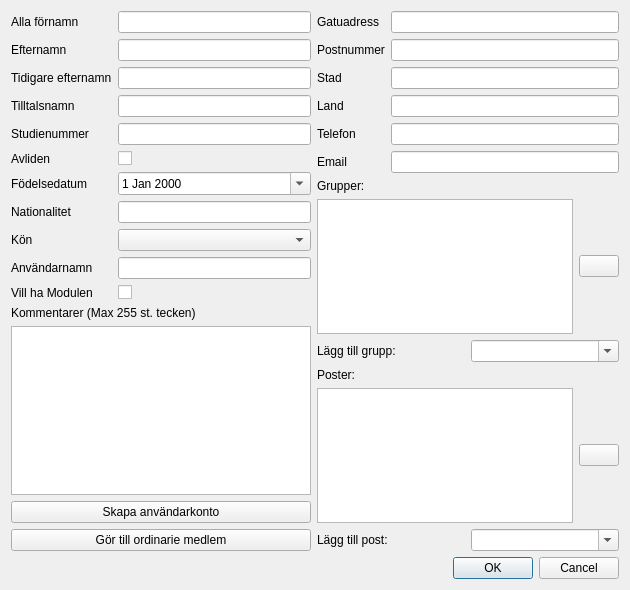
<?xml version="1.0" encoding="UTF-8"?>
<ui version="4.0">
 <class>Dialog</class>
 <widget class="QDialog" name="Dialog">
  <property name="geometry">
   <rect>
    <x>0</x>
    <y>0</y>
    <width>630</width>
    <height>590</height>
   </rect>
  </property>
  <property name="windowTitle">
   <string>Dialog</string>
  </property>
  <layout class="QGridLayout" name="gridLayout">
   <item row="0" column="0">
    <layout class="QHBoxLayout" name="horizontalLayout">
     <item>
      <layout class="QVBoxLayout" name="verticalLayout">
       <item>
        <layout class="QFormLayout" name="formLayout_2">
         <property name="fieldGrowthPolicy">
          <enum>QFormLayout::AllNonFixedFieldsGrow</enum>
         </property>
         <item row="0" column="0">
          <widget class="QLabel" name="allaFornamnLabel">
           <property name="text">
            <string>Alla förnamn</string>
           </property>
           <property name="buddy">
            <cstring>givenNames_fld</cstring>
           </property>
          </widget>
         </item>
         <item row="0" column="1">
          <widget class="QLineEdit" name="givenNames_fld"/>
         </item>
         <item row="1" column="0">
          <widget class="QLabel" name="efternamnLabel">
           <property name="text">
            <string>Efternamn</string>
           </property>
           <property name="buddy">
            <cstring>surName_fld</cstring>
           </property>
          </widget>
         </item>
         <item row="1" column="1">
          <widget class="QLineEdit" name="surName_fld"/>
         </item>
         <item row="2" column="0">
          <widget class="QLabel" name="tidigareEfternamnLabel">
           <property name="text">
            <string>Tidigare efternamn</string>
           </property>
           <property name="buddy">
            <cstring>maidenName_fld</cstring>
           </property>
          </widget>
         </item>
         <item row="2" column="1">
          <widget class="QLineEdit" name="maidenName_fld"/>
         </item>
         <item row="3" column="0">
          <widget class="QLabel" name="tilltalsnamnLabel">
           <property name="text">
            <string>Tilltalsnamn</string>
           </property>
           <property name="buddy">
            <cstring>preferredName_fld</cstring>
           </property>
          </widget>
         </item>
         <item row="3" column="1">
          <widget class="QLineEdit" name="preferredName_fld"/>
         </item>
         <item row="4" column="0">
          <widget class="QLabel" name="studienummerLabel">
           <property name="text">
            <string>Studienummer</string>
           </property>
           <property name="buddy">
            <cstring>studentId_fld</cstring>
           </property>
          </widget>
         </item>
         <item row="4" column="1">
          <widget class="QLineEdit" name="studentId_fld"/>
         </item>
         <item row="5" column="0">
          <widget class="QLabel" name="avlidenLabel">
           <property name="text">
            <string>Avliden</string>
           </property>
           <property name="buddy">
            <cstring>dead_fld</cstring>
           </property>
          </widget>
         </item>
         <item row="5" column="1">
          <widget class="QCheckBox" name="dead_fld"/>
         </item>
         <item row="6" column="0">
          <widget class="QLabel" name="fDelsedatumLabel">
           <property name="text">
            <string>Födelsedatum</string>
           </property>
           <property name="buddy">
            <cstring>birthDate_fld</cstring>
           </property>
          </widget>
         </item>
         <item row="6" column="1">
          <widget class="QDateEdit" name="birthDate_fld">
           <property name="calendarPopup">
            <bool>true</bool>
           </property>
          </widget>
         </item>
         <item row="7" column="0">
          <widget class="QLabel" name="nationalitetLabel">
           <property name="text">
            <string>Nationalitet</string>
           </property>
           <property name="buddy">
            <cstring>nationality_fld</cstring>
           </property>
          </widget>
         </item>
         <item row="7" column="1">
          <widget class="QLineEdit" name="nationality_fld"/>
         </item>
         <item row="8" column="0">
          <widget class="QLabel" name="kNLabel">
           <property name="text">
            <string>Kön</string>
           </property>
           <property name="buddy">
            <cstring>gender_fld</cstring>
           </property>
          </widget>
         </item>
         <item row="8" column="1">
          <widget class="QComboBox" name="gender_fld"/>
         </item>
         <item row="9" column="0">
          <widget class="QLabel" name="username_fldLabel">
           <property name="text">
            <string>Användarnamn</string>
           </property>
           <property name="buddy">
            <cstring>username_fld</cstring>
           </property>
          </widget>
         </item>
         <item row="9" column="1">
          <widget class="QLineEdit" name="username_fld"/>
         </item>
         <item row="10" column="0">
          <widget class="QLabel" name="subscribedToModulen_fld">
           <property name="text">
            <string>Vill ha Modulen</string>
           </property>
           <property name="buddy">
            <cstring>subscribedToModulen_fld_checkbox</cstring>
           </property>
          </widget>
         </item>
         <item row="10" column="1">
          <widget class="QCheckBox" name="subscribedToModulen_fld_checkbox"/>
         </item>
        </layout>
       </item>
       <item>
        <widget class="QLabel" name="notes_fldLabel">
         <property name="text">
          <string>Kommentarer (Max 255 st. tecken)</string>
         </property>
         <property name="buddy">
          <cstring>notes_fld</cstring>
         </property>
        </widget>
       </item>
       <item>
        <widget class="QPlainTextEdit" name="notes_fld"/>
       </item>
       <item>
        <widget class="QPushButton" name="createLDAPAccount">
         <property name="text">
          <string>Skapa användarkonto</string>
         </property>
        </widget>
       </item>
       <item>
        <widget class="QPushButton" name="makeOrdinaryMember">
         <property name="text">
          <string>Gör till ordinarie medlem</string>
         </property>
        </widget>
       </item>
      </layout>
     </item>
     <item>
      <layout class="QVBoxLayout" name="verticalLayout_2">
       <item>
        <layout class="QFormLayout" name="formLayout">
         <property name="fieldGrowthPolicy">
          <enum>QFormLayout::AllNonFixedFieldsGrow</enum>
         </property>
         <item row="0" column="0">
          <widget class="QLabel" name="gatuadressLabel">
           <property name="text">
            <string>Gatuadress</string>
           </property>
           <property name="buddy">
            <cstring>streetAddress_fld</cstring>
           </property>
          </widget>
         </item>
         <item row="0" column="1">
          <widget class="QLineEdit" name="streetAddress_fld"/>
         </item>
         <item row="1" column="0">
          <widget class="QLabel" name="postnummerLabel">
           <property name="text">
            <string>Postnummer</string>
           </property>
           <property name="buddy">
            <cstring>postalCode_fld</cstring>
           </property>
          </widget>
         </item>
         <item row="1" column="1">
          <widget class="QLineEdit" name="postalCode_fld"/>
         </item>
         <item row="2" column="0">
          <widget class="QLabel" name="stadLabel">
           <property name="text">
            <string>Stad</string>
           </property>
           <property name="buddy">
            <cstring>city_fld</cstring>
           </property>
          </widget>
         </item>
         <item row="2" column="1">
          <widget class="QLineEdit" name="city_fld"/>
         </item>
         <item row="3" column="0">
          <widget class="QLabel" name="landLabel">
           <property name="text">
            <string>Land</string>
           </property>
           <property name="buddy">
            <cstring>country_fld</cstring>
           </property>
          </widget>
         </item>
         <item row="3" column="1">
          <widget class="QLineEdit" name="country_fld"/>
         </item>
         <item row="4" column="0">
          <widget class="QLabel" name="telefonLabel">
           <property name="text">
            <string>Telefon</string>
           </property>
           <property name="buddy">
            <cstring>phone_fld</cstring>
           </property>
          </widget>
         </item>
         <item row="4" column="1">
          <widget class="QLineEdit" name="phone_fld"/>
         </item>
         <item row="5" column="0">
          <widget class="QLabel" name="emailLabel">
           <property name="text">
            <string>Email</string>
           </property>
           <property name="buddy">
            <cstring>email_fld</cstring>
           </property>
          </widget>
         </item>
         <item row="5" column="1">
          <widget class="QLineEdit" name="email_fld"/>
         </item>
        </layout>
       </item>
       <item>
        <widget class="QLabel" name="label">
         <property name="text">
          <string>Grupper:</string>
         </property>
        </widget>
       </item>
       <item>
        <layout class="QHBoxLayout" name="horizontalLayout_7">
         <item>
          <widget class="QListWidget" name="groupList"/>
         </item>
         <item>
          <widget class="QPushButton" name="pushButton_4">
           <property name="text">
            <string/>
           </property>
           <property name="icon">
            <iconset>
             <normaloff>res/list_remove.png</normaloff>res/list_remove.png</iconset>
           </property>
          </widget>
         </item>
        </layout>
       </item>
       <item>
        <layout class="QHBoxLayout" name="horizontalLayout_2">
         <item>
          <widget class="QLabel" name="label_3">
           <property name="text">
            <string>Lägg till grupp:</string>
           </property>
           <property name="buddy">
            <cstring>comboBox</cstring>
           </property>
          </widget>
         </item>
         <item>
          <widget class="QComboBox" name="comboBox">
           <property name="editable">
            <bool>true</bool>
           </property>
           <property name="insertPolicy">
            <enum>QComboBox::InsertAlphabetically</enum>
           </property>
          </widget>
         </item>
        </layout>
       </item>
       <item>
        <widget class="QLabel" name="label_2">
         <property name="text">
          <string>Poster:</string>
         </property>
        </widget>
       </item>
       <item>
        <layout class="QHBoxLayout" name="horizontalLayout_8">
         <item>
          <widget class="QListWidget" name="postList"/>
         </item>
         <item>
          <widget class="QPushButton" name="pushButton_2">
           <property name="text">
            <string/>
           </property>
           <property name="icon">
            <iconset>
             <normaloff>res/list_remove.png</normaloff>res/list_remove.png</iconset>
           </property>
          </widget>
         </item>
        </layout>
       </item>
       <item>
        <layout class="QHBoxLayout" name="horizontalLayout_3">
         <item>
          <widget class="QLabel" name="label_4">
           <property name="text">
            <string>Lägg till post:</string>
           </property>
           <property name="buddy">
            <cstring>comboBox_2</cstring>
           </property>
          </widget>
         </item>
         <item>
          <widget class="QComboBox" name="comboBox_2">
           <property name="editable">
            <bool>true</bool>
           </property>
          </widget>
         </item>
        </layout>
       </item>
      </layout>
     </item>
    </layout>
   </item>
   <item row="1" column="0">
    <widget class="QDialogButtonBox" name="buttonBox">
     <property name="orientation">
      <enum>Qt::Horizontal</enum>
     </property>
     <property name="standardButtons">
      <set>QDialogButtonBox::Cancel|QDialogButtonBox::Ok</set>
     </property>
    </widget>
   </item>
  </layout>
 </widget>
 <tabstops>
  <tabstop>buttonBox</tabstop>
  <tabstop>givenNames_fld</tabstop>
  <tabstop>surName_fld</tabstop>
  <tabstop>maidenName_fld</tabstop>
  <tabstop>preferredName_fld</tabstop>
  <tabstop>studentId_fld</tabstop>
  <tabstop>dead_fld</tabstop>
  <tabstop>birthDate_fld</tabstop>
  <tabstop>nationality_fld</tabstop>
  <tabstop>gender_fld</tabstop>
  <tabstop>username_fld</tabstop>
  <tabstop>subscribedToModulen_fld_checkbox</tabstop>
  <tabstop>notes_fld</tabstop>
  <tabstop>createLDAPAccount</tabstop>
  <tabstop>makeOrdinaryMember</tabstop>
  <tabstop>streetAddress_fld</tabstop>
  <tabstop>postalCode_fld</tabstop>
  <tabstop>city_fld</tabstop>
  <tabstop>country_fld</tabstop>
  <tabstop>phone_fld</tabstop>
  <tabstop>email_fld</tabstop>
 </tabstops>
 <resources/>
 <connections>
  <connection>
   <sender>buttonBox</sender>
   <signal>accepted()</signal>
   <receiver>Dialog</receiver>
   <slot>accept()</slot>
   <hints>
    <hint type="sourcelabel">
     <x>257</x>
     <y>580</y>
    </hint>
    <hint type="destinationlabel">
     <x>157</x>
     <y>274</y>
    </hint>
   </hints>
  </connection>
  <connection>
   <sender>buttonBox</sender>
   <signal>rejected()</signal>
   <receiver>Dialog</receiver>
   <slot>reject()</slot>
   <hints>
    <hint type="sourcelabel">
     <x>325</x>
     <y>580</y>
    </hint>
    <hint type="destinationlabel">
     <x>286</x>
     <y>274</y>
    </hint>
   </hints>
  </connection>
 </connections>
</ui>
